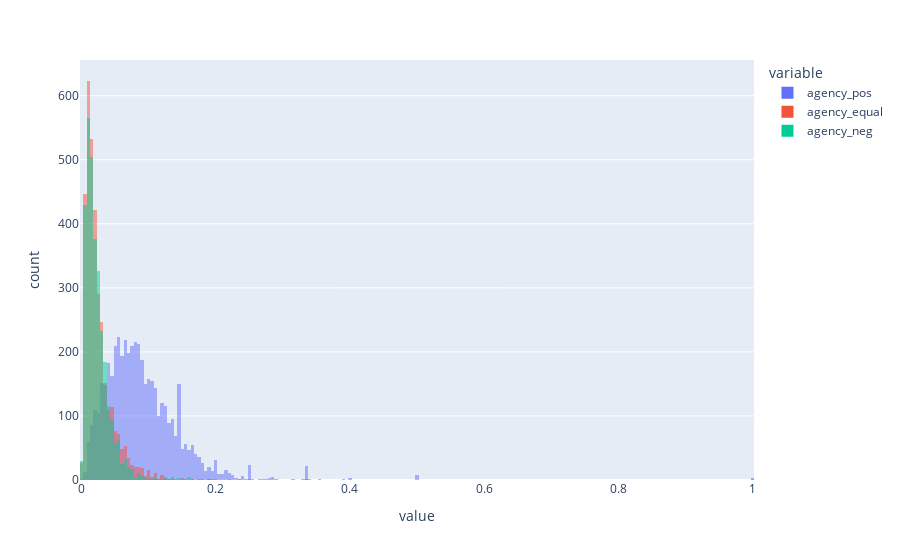

Here is the notebook cell this chart was saved with:
### Code cell
# plots:
px.histogram(pd.DataFrame(get_chosen(data, 'Agency Connotation Frame')), barmode='overlay')

### Figure 1 — Plotly figure (JSON) as saved in the notebook; plotly's stock layout.template omitted (floating-point values rounded to 4 significant figures; data arrays with more than 128 entries replaced by an {"elided": "..."} marker saying what was removed)
{"data": [{"alignmentgroup": "True", "bingroup": "x", "hovertemplate": "variable=agency_pos<br>value=%{x}<br>count=%{y}<extra></extra>", "legendgroup": "agency_pos", "marker": {"color": "#636efa", "opacity": 0.5, "pattern": {"shape": ""}}, "name": "agency_pos", "offsetgroup": "agency_pos", "orientation": "v", "showlegend": true, "type": "histogram", "x": {"elided": "5123 float values"}, "xaxis": "x", "yaxis": "y"}, {"alignmentgroup": "True", "bingroup": "x", "hovertemplate": "variable=agency_equal<br>value=%{x}<br>count=%{y}<extra></extra>", "legendgroup": "agency_equal", "marker": {"color": "#EF553B", "opacity": 0.5, "pattern": {"shape": ""}}, "name": "agency_equal", "offsetgroup": "agency_equal", "orientation": "v", "showlegend": true, "type": "histogram", "x": {"elided": "5123 float values"}, "xaxis": "x", "yaxis": "y"}, {"alignmentgroup": "True", "bingroup": "x", "hovertemplate": "variable=agency_neg<br>value=%{x}<br>count=%{y}<extra></extra>", "legendgroup": "agency_neg", "marker": {"color": "#00cc96", "opacity": 0.5, "pattern": {"shape": ""}}, "name": "agency_neg", "offsetgroup": "agency_neg", "orientation": "v", "showlegend": true, "type": "histogram", "x": {"elided": "5123 float values"}, "xaxis": "x", "yaxis": "y"}], "layout": {"barmode": "overlay", "legend": {"title": {"text": "variable"}, "tracegroupgap": 0}, "margin": {"t": 60}, "xaxis": {"anchor": "y", "domain": [0, 1], "title": {"text": "value"}}, "yaxis": {"anchor": "x", "domain": [0, 1], "title": {"text": "count"}}}}
